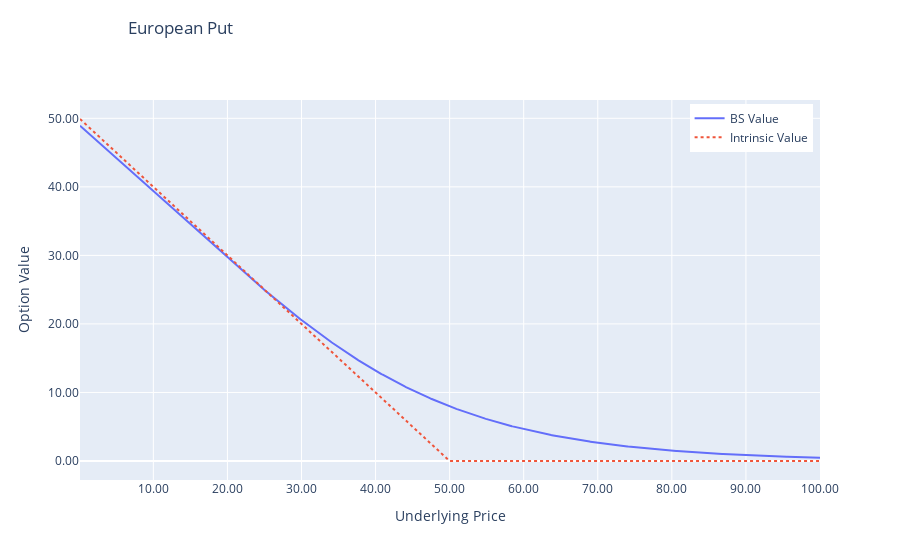

Notebook source saved alongside this figure:
### Markdown cell above
# FIGURE: EUROPEAN PUT

### Code cell
# data
bs_values = putBS(S, K, T, sigma, r, q)
intrinsic = put(S, K)

#figure
fig_put = go.Figure()
fig_put.add_trace(go.Scatter(x=S, y=bs_values, mode="lines", name="BS Value"))
fig_put.add_trace(
    go.Scatter(
        x=S,
        y=intrinsic,
        mode="lines",
        line=dict(dash="dot"),
        name="Intrinsic Value",
    )
)
fig_put.update_layout(hovermode="x unified")
fig_put.update_yaxes(title="Option Value")
fig_put.update_layout(yaxis_tickformat=",.2f", xaxis_tickformat=",.2f")
fig_put.update_xaxes(title="Underlying Price")
fig_put.update_layout(
    title={
        "text": "European Put",
        "y": 0.94,
        "x": 0.2,
        "xanchor": "center",
        "yanchor": "bottom",
    }
)
fig_put.update_layout(legend=dict(yanchor="top", y=0.99, xanchor="right", x=0.99))
fig_put.show()

### Figure 1 — Plotly figure (JSON) as saved in the notebook; plotly's stock layout.template omitted (floating-point values rounded to 4 significant figures; data arrays with more than 128 entries replaced by an {"elided": "..."} marker saying what was removed)
{"data": [{"mode": "lines", "name": "BS Value", "type": "scatter", "x": {"elided": "1000 float values"}, "y": {"elided": "1000 float values"}}, {"line": {"dash": "dot"}, "mode": "lines", "name": "Intrinsic Value", "type": "scatter", "x": {"elided": "1000 float values"}, "y": {"elided": "1000 float values"}}], "layout": {"hovermode": "x unified", "legend": {"x": 0.99, "xanchor": "right", "y": 0.99, "yanchor": "top"}, "title": {"text": "European Put", "x": 0.2, "xanchor": "center", "y": 0.94, "yanchor": "bottom"}, "xaxis": {"tickformat": ",.2f", "title": {"text": "Underlying Price"}}, "yaxis": {"tickformat": ",.2f", "title": {"text": "Option Value"}}}}
